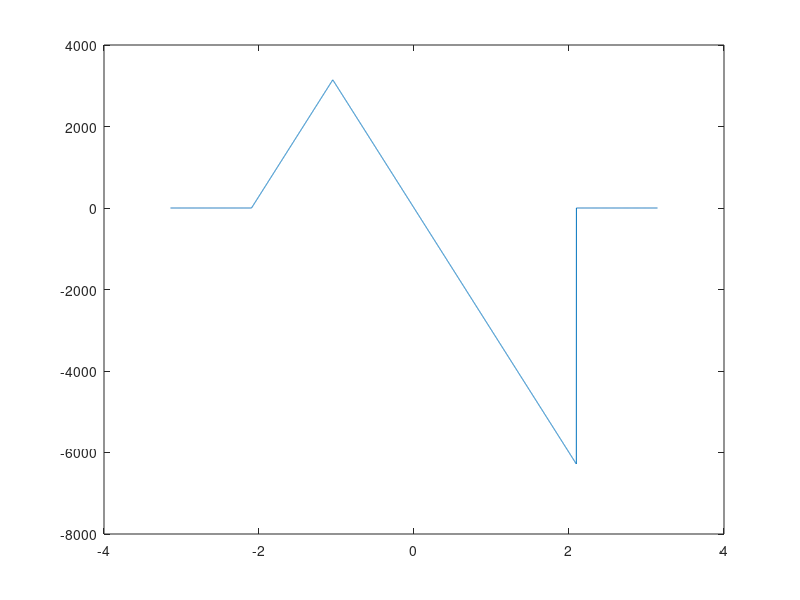
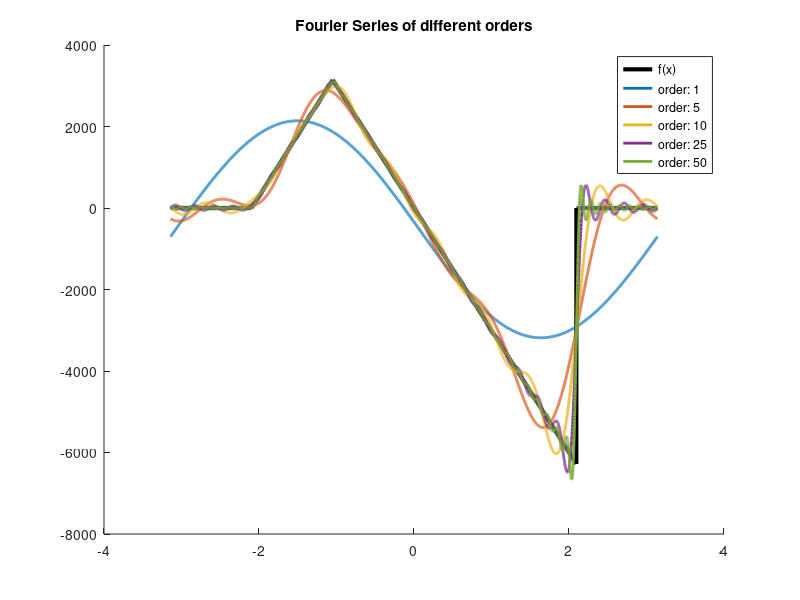

Write MATLAB code to recreate these figures, in order.
clc,clear,close all

%% Function which we want to make the fourier series of
dx = 0.001;
x = -pi:dx:pi;

f_x = 0*x;
lx = length(x);
i_1 = round(lx/6):round(lx/3);
i_2 = round(lx/3):round(lx*5/6);

f_x(round(lx/6):round(lx/3))= 3*(1:length(i_1));
f_x(round(lx/3):round(lx*5/6))= -3*(1:length(i_2))+f_x(round(lx/3));

%% Plot function
figure('Name','Initial Function');
plot(x,f_x);

%% Compute Fourier Series
% the basis is the following formula
%   #
%   #   f(x) = ∑ a*cos(k*2π*x/L) + b*sin(k*2*π*x/L)
%   #  
% For finding the coeeficients we make the dotproduct of
%   #
%   #   <f(x),cos(k*2π*x/L)> and <f(x),sin(k*2π*x/L)>
%   #
% The first coefficient is gained by the integral of the area devided by
% two

fFc = (sum(f_x.*ones(size(x)))*dx/pi)/2; % First Fourier Coefficient (vertical offset)
FS = fFc; % Fourier Series first only first fourier coefficient for vertical offset
% The Approximation will be done by 50 terms of fourier (not infinite sum)

figure('Name','Function and Fourier Series')
hold on
title('Fourier Series of different orders')
plot(x,f_x,'k','LineWidth',3);

i = 1;
m = [1,5,10,25,50];

for k = 1:50
    a(k) = 1/pi * sum(f_x.*cos(k*x))*dx;
    b(k) = 1/pi * sum(f_x.*sin(k*x))*dx;
    FS = FS + a(k)*cos(k*x) + b(k)*sin(k*x);
    if k == m(i)
    plot(x,FS,'LineWidth',2);
    i=i+1;
    pause(.25);
    end
end
legend('f(x)','order: 1','order: 5','order: 10','order: 25','order: 50')
